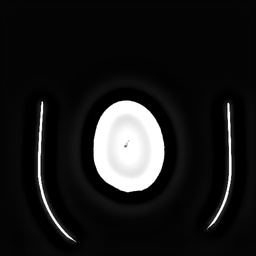
#> input picture dataset/NORMAL/N10[N10]/N10_0_11.jpg, 256 x 256 px, shrunk from 512 x 512 before the run, given in place of 11_0_0.jpg, which was not available
$ jupyter execute --allow-errors 06_02_PreProcessing.ipynb   (shell and % lines are left out)   (older library calls are emulated)   (text cells are left out)
#> lines starting #> are read from the running program, lines starting #| are printed output that depends on the picture; after the words box and inside, x2 and y2 are one past the last pixel; in counts of white or black regions, pixels touching at a corner belong together; pictures that were not available may be replaced by others from this repository, and a replacement may not be noted
[cell 1]
from google.colab import drive as drive
drive.mount('/content/drive')

[cell 2]
# Access a public Github repos
%cd '/content'

[cell 3]
import pandas as pd
import numpy as np
import os
import matplotlib.pyplot as plt
import cv2
from PIL import Image

[cell 4]
# @title
def DataSetSummary (local_path, tabs):
  # Take list of files & folders in local folder
  all_items = os.listdir(local_path)

  # Filter folder list
  folders = [item for item in all_items if os.path.isdir(os.path.join(local_path, item))]

  # Print summary information if folders > 0:
  if(len(folders) > 0):
    indent = '\t' * tabs
    print("{}Tổng số thư mục: {}".format(indent, len(folders)))
    for folder in folders:
      folder_path = os.path.join(local_path, folder)
      files_in_folder = len(os.listdir(folder_path))
      print("{}-Thư mục: {}, Số tệp: {}".format(indent, folder, files_in_folder))
      DataSetSummary(folder_path, tabs+1)

# DataSetSummary(local_path, 0)

[cell 5]
# import os

# Hierarchical local folder in Colab
repository_folder = ["Brain-CT-Hemorrhage-Dataset"]

#> (the rest of this cell did not finish here and is left out)

[cell 6]
%cd /content/drive/MyDrive/Colab Notebooks/Thesis/Preprocessing/Brain-CT-Hemorrhage-Dataset

[cell 7]
# Set the path to your dataset
dataset_path = '/content/Brain-CT-Hemorrhage-Dataset/sample'
# dataset_path = '/content/Brain-CT-Hemorrhage-Dataset/dataset'

[cell 8]
import os

def list_dirs_recursively(path, seen=None):
    if seen is None:
        seen = set()

    for dirpath, dirnames, filenames in os.walk(path):
        if dirpath not in seen:
            print(f'{dirpath}')
            seen.add(dirpath)
            for dirname in dirnames:
                list_dirs_recursively(os.path.join(dirpath, dirname), seen)

dataset_path = '/content/Brain-CT-Hemorrhage-Dataset/dataset'
list_dirs_recursively(dataset_path)

[cell 9]
class Image:
    # [4 lines left out: function __init__, not called in this run]

def load_images_from_folder(dataset_path, images_per_class=None):
    images = {}
    for class_name in os.listdir(dataset_path):
        class_folder_path = os.path.join(dataset_path, class_name)
        if os.path.isdir(class_folder_path):
            count = 0
            images[class_name] = []
            for image_name in os.listdir(class_folder_path):
                if images_per_class is None or count < images_per_class:
                    image_path = os.path.join(class_folder_path, image_name)
                    img = Image(image_path, class_name)
                    images[class_name].append(img)
                    count += 1
    return images

def imshow(images, images_per_class=None):
    for class_name, imgs in images.items():
        plt.figure(figsize=(30,30))
        print(f'Class {class_name}')
        for i in range(min(images_per_class if images_per_class else len(imgs), len(imgs))):
            plt.subplot(1, images_per_class if images_per_class else len(imgs), i+1)
            img = cv2.imread(imgs[i].path)
            # img = cv2.cvtColor(img, cv2.COLOR_BGR2RGB)
            plt.imshow(img)
            # plt.title(os.path.basename(imgs[i].path))
            plt.axis('off')
        plt.show()

# Example usage:
images = load_images_from_folder('/content/Brain-CT-Hemorrhage-Dataset/dataset/Hemorrhagic/KANAMA')
imshow(images, 10)

[cell 10]
from PIL import Image

def get_image_specifications(image_path):
    # Open the image file
    with Image.open(image_path) as img:
        # Get image specifications
#> img is the input picture: PIL image 256x256 L; min 0, max 255, mean 27.1
        image_format = img.format
#> image_format = 'JPEG'
        image_mode = img.mode
#> image_mode = 'L'
        image_size = img.size
#> image_size = (256, 256)
        image_width, image_height = img.size
#> image_width = 256; image_height = 256
        image_color = img.getcolors()
#> image_color = 243 pairs, first value 1 to 21988, second value 0 to 255

    return f"Image Format: {image_format}\nImage Mode: {image_mode}\nImage Size: {image_size} pixels (Width: {image_width}, Height: {image_height})\nImage Colors: {image_color}"

# Example usage:
print('images.keys:', images.keys())
image_path = "/content/Brain-CT-Hemorrhage-Dataset/dataset/Hemorrhagic/KANAMA/11[11]/11_0_0.jpg"
# print('image_path:',image_path := images['normal'][0].path)
image_specifications = get_image_specifications(image_path)
print(image_specifications)
#> (printed output is left out)

[cell 11]
from skimage.metrics import peak_signal_noise_ratio, mean_squared_error

# [21 lines left out: function calculate_metrics, not called in this run]

[cell 12]
import cv2
import numpy as np

def calculate_metrics(original_image, processed_image):
    # # Load images
    # original_image = cv2.imread(original_image_path, cv2.IMREAD_GRAYSCALE)
    # processed_image = cv2.imread(processed_image_path, cv2.IMREAD_GRAYSCALE)

    # # Ensure both images have the same dimensions
    # if original_image.shape != processed_image.shape:
    #     raise ValueError("Original and processed images must have the same dimensions.")

    # Maximum pixel value (usually 255 for 8-bit images)
    max_pixel_value = 255

    # Calculate Mean Squared Error (MSE)
    mse = np.mean((original_image - processed_image) ** 2)
    rmse = np.sqrt(mse)
    # # Dimensions of the images
    # N, M = original_image.shape
    # # Calculate Mean Squared Error (MSE)
    # mse = np.sum((original_image - processed_image)**2) / (N * M)

    # Calculate Peak Signal-to-Noise Ratio (PSNR)
    psnr = 10 * np.log10(max_pixel_value**2 / mse)

    # Calculate Signal-to-Noise Ratio (SNR)
    signal_power = np.mean(original_image ** 2)
    noise_power = mse
    snr = 10 * np.log10(signal_power / noise_power)

    # Calculate Absolute Mean Brightness Error (AMBE)
    ambe = np.mean(np.abs(original_image - processed_image))

    return psnr, mse, rmse, snr, ambe

[cell 13]
import os
import cv2
import numpy as np
from shutil import copyfile

def preprocess_and_copy(src_dir, dest_dir, preprocess_func):
    # Check if src_dir is a directory
    if os.path.isdir(src_dir):
        # If dest_dir does not exist, create it
        os.makedirs(dest_dir, exist_ok=True)

        # Iterate over files/directories in src_dir
        for item in os.listdir(src_dir):
            src_item_path = os.path.join(src_dir, item)
            dest_item_path = os.path.join(dest_dir, item)

            # If item is a directory, call function recursively
            if os.path.isdir(src_item_path):
                preprocess_and_copy(src_item_path, dest_item_path, preprocess_func)
            # If item is a file, apply preprocessing and copy
            elif os.path.isfile(src_item_path):
                img = cv2.imread(src_item_path)
                if img is not None:
                    img = preprocess_func(img)
                    cv2.imwrite(dest_item_path, img)

# Define your preprocessing function here
def preprocess_func(img):
    # TODO: Add your preprocessing steps here
    return img

# Usage:
dataset_path = '/content/Brain-CT-Hemorrhage-Dataset/sample'
# dataset_path = '/content/Brain-CT-Hemorrhage-Dataset/dataset'
output_path = '/content/drive/MyDrive/Colab Notebooks/Thesis/Preprocessing/Brain-CT-Hemorrhage-Dataset/Original'
preprocess_and_copy(dataset_path, output_path, preprocess_func)

[cell 14]
import scipy.fftpack as fftim
a = np.mgrid[:5, :5][0]
display("a",a)
plt.imshow(a, cmap='gray')
a = np.fft.fft2(a)
display("fft2 a", a)
a = abs(a)
display("abs", a)
a = fftim.fftshift(a)
display("fftim a", a)
a = np.fft.ifft2(a, s=None, axes=(-2,-1))
display(a)
a = abs(a)
plt.imshow(a, cmap='gray')
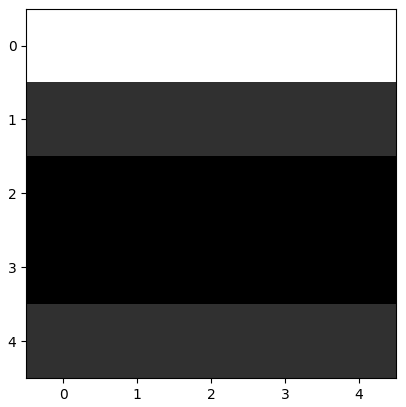
#> figure drawn by matplotlib, 1 panel

[cell 15]
import scipy.fftpack as fftim
from PIL import Image
import matplotlib.pyplot as plt

# Opening the image and converting it to grayscale.
# b = Image.open('../Figures/fft1.png').convert('L')
b = Image.open('/content/drive/MyDrive/Colab Notebooks/Thesis/Preprocessing/temp/fft1.png').convert('L')
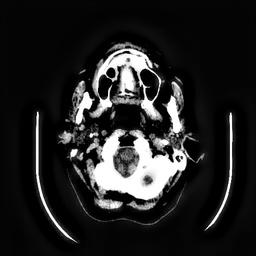
#> input picture dataset/NORMAL/N10[N10]/N10_0_114.jpg, 256 x 256 px, shrunk from 512 x 512 before the run, given in place of fft1.png, which was not available
#> b is the input picture: PIL image 256x256 L; min 0, max 255, mean 35.4
# Performing FFT.
c = abs(fftim.fft2(b))
# Shifting the Fourier frequency image. The center of the image is the center of the Fourier spectrum. The center pixel corresponds to a frequency of 0 in both directions.
# left(-u), right(+u), top(+v), bottom(-v)
d = fftim.fftshift(c)
# Converting the d to floating type and saving it
# as fft1_output.raw in Figures folder.
d.astype('float').tofile('fft1_output.raw')
# Take the logarithm of the raw image (Log-transform to enhance visualization).
d_log = np.log1p(d)
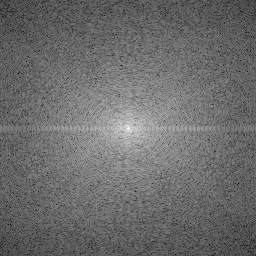
#> d_log: shape (256, 256) float64; min 2.89, max 14.66, mean 7.89; drawn with min black and max white
# Display image
plt.figure(figsize=(12,6))
plt.subplot(1,2,1)
plt.imshow(b, cmap='gray')
plt.title("Input for FFT")
plt.subplot(1,2,2)
plt.imshow(d_log, cmap='gray')
plt.title("Output of FFT")

[cell 16]
import scipy.misc
import numpy, math
import scipy.fftpack as fftim
from PIL import Image
import cv2
# Opening the image and converting it to grayscale.
b = Image.open('/content/drive/MyDrive/Colab Notebooks/Thesis/Preprocessing/temp/fft1.png').convert('L')
# Performing FFT.
c = fftim.fft2(b)
# Shifting the Fourier frequency image .
d = fftim.fftshift(c)
# Intializing variables for convolution function.
M = d.shape[0]
#> M = 256
N = d.shape[1]
#> N = 256
# H is defined and
# values in H are initialized to 1.
H = numpy.zeros((M,N))
center1 = M/2
#> center1 = 128
center2 = N/2
#> center2 = 128
d_0 = 30.0 # minimum cut-off radius
d_1 = 50.0 # maximum cut-off radius

# Defining the convolution function for bandpass
for i in range(1,M):
    for j in range(1,N):
        r1 = (i-center1)**2+(j-center2)**2
        # Euclidean distance from
        # origin is computed.
        r = math.sqrt(r1)
        # Using min and max cut-off to create
# the band or annulus.
        if r > d_0 and r < d_1:
            H[i,j] = 1.0
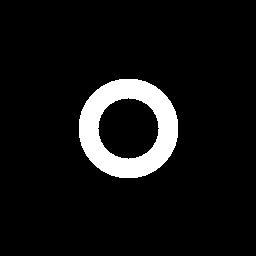
#> H: shape (256, 256) float64; values 0 (black) and 1 (white), 7.6% white; 1 white region, box (x1, y1, x2, y2) and area: (79, 79, 178, 178) 5004

# Converting H to an image.
H = Image.fromarray(H)
# Performing the convolution.
con = d * H

# Computing the magnitude of the inverse FFT.
e = abs(fftim.ifft2(con))
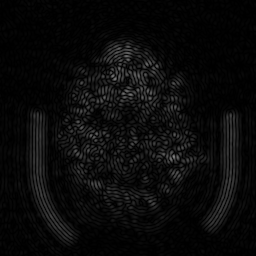
#> e: shape (256, 256) float64; min 8.23e-05, max 129.3, mean 10.5
# # Saving the image as ibandpass_output.png.
# cv2.imwrite('../Figures/ibandpass_output.png', e)

# Display the original and processed images side by side
plt.figure(figsize=(12,6))

plt.subplot(1,2,1)
plt.imshow(b, cmap='gray')
plt.title('Original Image')

plt.subplot(1,2,2)
plt.imshow(e, cmap='gray')
# plt.title(f'Lowcut={lowcut}, Highcut={highcut}, Order={order}')
plt.title('Filtered Image')

plt.show()

[cell 17]
rows, cols = 3, 4 # image.shape

# # part code 1:
# Create a meshgrid for the (u, v) coordinates
x = np.linspace(-0.5, 0.5, cols, endpoint=False) * cols
y = np.linspace(-0.5, 0.5, rows, endpoint=False) * rows
x, y = np.meshgrid(x, y)
radius = np.sqrt(x**2 + y**2)
# Calculate the distance to the center of the frequency domain
display(x, y, radius)

# part code 2:
x = np.linspace(-0.5, 0.5, cols) * cols
y = np.linspace(-0.5, 0.5, rows) * rows
radius = np.sqrt((x[np.newaxis,:]**2) + (y[:,np.newaxis]**2))
display(x, y, radius)

[cell 18]
import numpy as np
import cv2
import matplotlib.pyplot as plt

def fftshow(f, type='log'):
    if type == 'log':
        fl = np.log1p(np.abs(f))
        fm = np.max(fl)
        # print('Maximum value after log transformation:', fm)
        # plt.imshow((fl / fm * 255).astype(np.uint8), cmap='gray')
        # Scale the image to the range [0, 255] and convert it to an 8-bit unsigned integer
        image = cv2.normalize(fl/fm, None, 0, 255, cv2.NORM_MINMAX).astype(np.uint8)
        # Display the image
        plt.imshow(image, cmap='gray')
        plt.show()
    elif type == 'abs':
        fa = np.abs(f)
        fm = np.max(fa)
        # print('Maximum value after absolute transformation:', fm)
        # plt.imshow((fa / fm * 255).astype(np.uint8), cmap='gray')
        # Scale the image to the range [0, 255] and convert it to an 8-bit unsigned integer
        image = cv2.normalize(fa/fm, None, 0, 255, cv2.NORM_MINMAX).astype(np.uint8)
        # Display the image
        plt.imshow(image, cmap='gray')
        plt.show()
    else:
        raise ValueError('TYPE must be abs or log.')

    plt.show()

def butterworthbpf(I, d0, d1, n, save_path=None):
#> called with d0 = 10, d1 = 20, n = 3, save_path = '/content'
    f = np.double(I)
    # display('Converted image to double precision.', f[0,0:10])
    nx, ny = f.shape
#> nx = 256; ny = 256
    # display(f'Image dimensions: {str(nx)} x {str(ny)}');
    f = np.uint8(f)
    fftI = np.fft.fft2(f, (2 * nx - 1, 2 * ny - 1))
    # display("fftI:", fftI[0,:5])
    fftI = np.fft.fftshift(fftI)
    # display("fftI:", fftI[0,:5])


    plt.subplot(2, 2, 1)
    plt.imshow(f, cmap='gray')
    plt.title('Original Image')

    plt.subplot(2, 2, 2)
    fftshow(fftI, 'log')
#> in fftshow, `fl = np.log1p(np.abs(f))`:
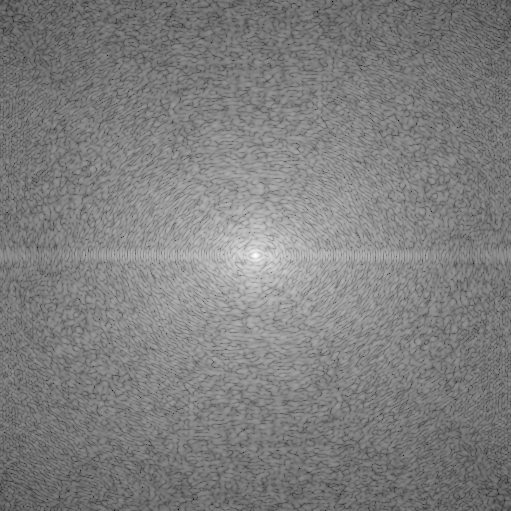
#> fl: shape (511, 511) float64; min 1.16, max 14.66, mean 7.89; drawn with min black and max white
#> in fftshow, `fm = np.max(fl)`: fm = 14.66
    plt.title('Image in Fourier Domain')

    # Initialize filter.
    # filter1 = np.ones((2 * nx - 1, 2 * ny - 1), dtype=np.double)
    # filter2 = np.ones((2 * nx - 1, 2 * ny - 1), dtype=np.double)
    # filter3 = np.ones((2 * nx - 1, 2 * ny - 1), dtype=np.double)
    filter1 = np.ones((2 * nx - 1, 2 * ny - 1))
    filter2 = np.ones((2 * nx - 1, 2 * ny - 1))
    filter3 = np.ones((2 * nx - 1, 2 * ny - 1))

    for i in range(2 * nx - 1):
        for j in range(2 * ny - 1):
    # for i in range(1, 2 * nx - 1):
    #     for j in range(1, 2 * ny - 1):
            dist = np.sqrt((i+1 - (nx + 1))**2 + (j+1 - (ny + 1))**2)
            # if i<=1 and j<=1:
            #     print(dist)
            # Create Butterworth filter.
            filter1[i, j] = 1 / (1 + (dist / d1)**(2 * n))
            filter2[i, j] = 1 / (1 + (dist / d0)**(2 * n))
            filter3[i, j] = 1.0 - filter2[i, j]
            filter3[i, j] = filter1[i, j] * filter3[i, j]
            # [6 lines of commented-out code are left out]
    filtered_image = fftI + filter3 * fftI
    # display('fftI:', fftI[0,:5])
    # display('fft3:', filter3[:2,:5])
    # display('filtered_image:', filtered_image[0,:5])

    plt.subplot(2, 2, 3)
    fftshow(filter3, 'log')
#> call 2 of fftshow, with type = 'log'
#> in fftshow (call 2), `plt.show()`:
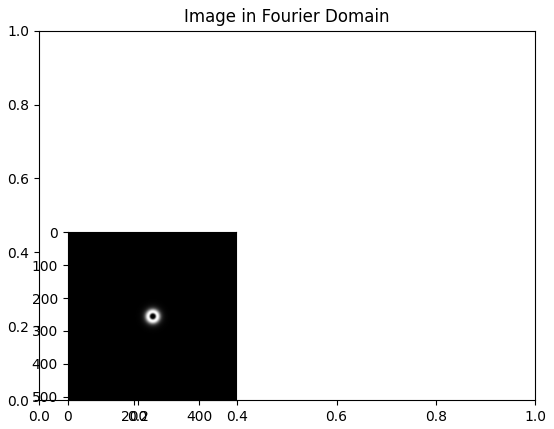
#> figure drawn by matplotlib, 1 panel
    plt.title('Filter Image')

    filtered_image = np.fft.ifftshift(filtered_image)
    # print('filtered_image 1:', filtered_image[:2,:5])
    # print(filtered_image[-2:,-5:])
    filtered_image = np.fft.ifft2(filtered_image, (2 * nx - 1, 2 * ny - 1))
    # print('filtered_image 2:', filtered_image[:2,:5])
    # print(filtered_image[-2:,-5:])
    filtered_image = np.real(filtered_image[:nx, :ny])
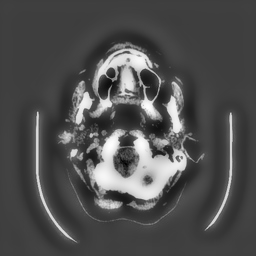
#> filtered_image: shape (256, 256) float64; min -110.2, max 354, mean 35.5; drawn with min black and max white
    # print('filtered_image 3:', filtered_image[:2,:5])
    # print(filtered_image[-2:,-5:])
    filtered_image = np.clip(filtered_image, 0, 255) # clip: modify outliers become 0 or 255 -> result will be the same for next syntax unint8 in Matlab
    # # Rescale intensities to the range [0, 255]. -> result slightly different from Matlab
    # filtered_image = cv2.normalize(src=filtered_image, dst=None, alpha=0, beta=255, norm_type=cv2.NORM_MINMAX, dtype=cv2.CV_8U)
    filtered_image = np.uint8(np.round(filtered_image))
    # print('filtered_image 4:', filtered_image[:2,:5])
    # print(filtered_image[-2:,-5:])

    if save_path is not None:
        cv2.imwrite(save_path + '/filtered_image.jpg', filtered_image)

    plt.subplot(2, 2, 4)
    plt.imshow(filtered_image, cmap='gray')
    plt.title('Filtered Image')

    plt.show()

    return filtered_image


# Example usage:
# ima = cv2.imread('path/to/your/image.jpg', cv2.IMREAD_GRAYSCALE)
# butterworthbpf(ima, 30, 120, 4)

# Read the image
ima = cv2.imread('/content/COVID19_Pneumonia_Normal_Chest_Xray_PA/sample/covid/001.jpeg', cv2.IMREAD_GRAYSCALE)
# ima = Image.open('/content/COVID19_Pneumonia_Normal_Chest_Xray_PA/sample/covid/001.jpeg')

# Display the first 10 pixels of the first row
# print("image:", ima[0, :10])

# Display the first 10 pixels of the first row
# print("gray image:", ima[0, :10])
filtered_image = butterworthbpf(ima, 10, 20, 3, save_path='/content')

[cell 19]
import cv2
import numpy as np
import matplotlib.pyplot as plt
from scipy.fftpack import fftshift, ifftshift, fft2, ifft2

# [21 lines left out: function fftshow, not called in this run]

def butterworthbpf(I, d0, d1, n):
#> called with d0 = 10, d1 = 20, n = 3
    f = np.double(I)
    nx, ny = f.shape
#> nx = 256; ny = 256
    f = np.uint8(f)
    fftI = np.fft.fft2(f, (2 * nx - 1, 2 * ny - 1))
    fftI = np.fft.fftshift(fftI)

    # [9 lines of commented-out code are left out]
    filter1 = np.ones((2 * nx - 1, 2 * ny - 1))
    filter2 = np.ones((2 * nx - 1, 2 * ny - 1))
    filter3 = np.ones((2 * nx - 1, 2 * ny - 1))

    for i in range(2 * nx - 1):
        for j in range(2 * ny - 1):
            dist = np.sqrt((i+1 - (nx + 1))**2 + (j+1 - (ny + 1))**2)
            # Create Butterworth filter.
            filter1[i, j] = 1 / (1 + (dist / d1)**(2 * n))
            filter2[i, j] = 1 / (1 + (dist / d0)**(2 * n))
            filter3[i, j] = 1.0 - filter2[i, j]
            filter3[i, j] = filter1[i, j] * filter3[i, j]

    # Update image with passed frequencies.
    filtered_image = fftI + filter3 * fftI

    # plt.subplot(2, 2, 3)
    # fftshow(filter3, 'log')
    # plt.title('Filter Image')

    filtered_image = np.fft.ifftshift(filtered_image)
    filtered_image = np.fft.ifft2(filtered_image, (2 * nx - 1, 2 * ny - 1))
    filtered_image = np.real(filtered_image[:nx, :ny])
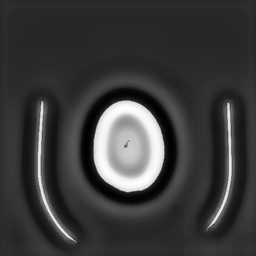
#> filtered_image: shape (256, 256) float64; min -51.28, max 321.6, mean 35.6; drawn with min black and max white
    filtered_image = np.clip(filtered_image, 0, 255) # clip: modify outliers become 0 or 255 -> result will be the same for next syntax unint8 in Matlab
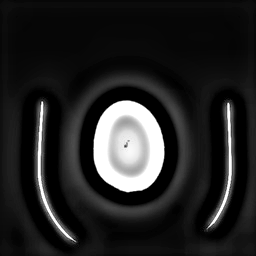
#> filtered_image: shape (256, 256) float64; min 0, max 255, mean 36.5
    # # Rescale intensities to the range [0, 255]. -> result slightly different from Matlab
    # filtered_image = cv2.normalize(src=filtered_image, dst=None, alpha=0, beta=255, norm_type=cv2.NORM_MINMAX, dtype=cv2.CV_8U)
    filtered_image = np.uint8(np.round(filtered_image))

    # [5 lines of commented-out code are left out]

    return filtered_image


# Define samples to test
img_path = ['/content/Brain-CT-Hemorrhage-Dataset/dataset/Hemorrhagic/KANAMA/11[11]/11_0_0.jpg',
            '/content/Brain-CT-Hemorrhage-Dataset/dataset/NORMAL/N10[N10]/N10_0_10.jpg',]

# Define the parameters to test
lowcuts = [10, 15, 20]
highcuts = [20, 25, 30]
orders = [3]

# Test each combination of parameters
#> (the rest of this cell did not finish here and is left out)

#> in calculate_metrics, `mse = np.mean((original_image - processed_image) ** 2)`: mse = 32.26
#> in calculate_metrics, `rmse = np.sqrt(mse)`: rmse = 5.68
#> in calculate_metrics, `psnr = 10 * np.log10(max_pixel_value**2 / mse)`: psnr = 33.04
#> in calculate_metrics, `signal_power = np.mean(original_image ** 2)`: signal_power = 84.14
#> in calculate_metrics, `noise_power = mse`: noise_power = 32.26
#> in calculate_metrics, `snr = 10 * np.log10(signal_power / noise_power)`: snr = 4.16
#> in calculate_metrics, `ambe = np.mean(np.abs(original_image - processed_image))`: ambe = 114.1
#> `psnr, mse, rmse, snr, ambe = calculate_metrics(cl1, filtered_img)`: psnr = 33.04; mse = 32.26; rmse = 5.68; snr = 4.16; ambe = 114.1
          print(f"PSNR: {psnr}")
          print(f"MSE: {mse}")
          print(f"RMSE: {rmse}")
          print(f"SNR: {snr}")
          print(f"AMBE: {ambe}")
